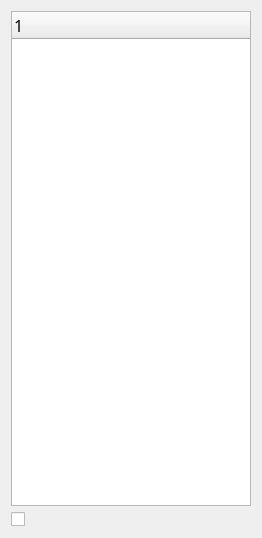
<?xml version="1.0" encoding="UTF-8"?>
<ui version="4.0">
 <class>uTreeList</class>
 <widget class="QDialog" name="uTreeList">
  <property name="geometry">
   <rect>
    <x>0</x>
    <y>0</y>
    <width>262</width>
    <height>538</height>
   </rect>
  </property>
  <property name="font">
   <font>
    <family>Adobe Helvetica</family>
    <pointsize>12</pointsize>
   </font>
  </property>
  <property name="windowTitle">
   <string/>
  </property>
  <layout class="QVBoxLayout">
   <item>
    <widget class="QTreeWidget" name="treeWidget">
     <column>
      <property name="text">
       <string notr="true">1</string>
      </property>
     </column>
    </widget>
   </item>
   <item>
    <widget class="QCheckBox" name="showHow">
     <property name="text">
      <string/>
     </property>
    </widget>
   </item>
  </layout>
 </widget>
 <layoutdefault spacing="6" margin="11"/>
 <pixmapfunction>qPixmapFromMimeSource</pixmapfunction>
 <resources/>
 <connections/>
</ui>
